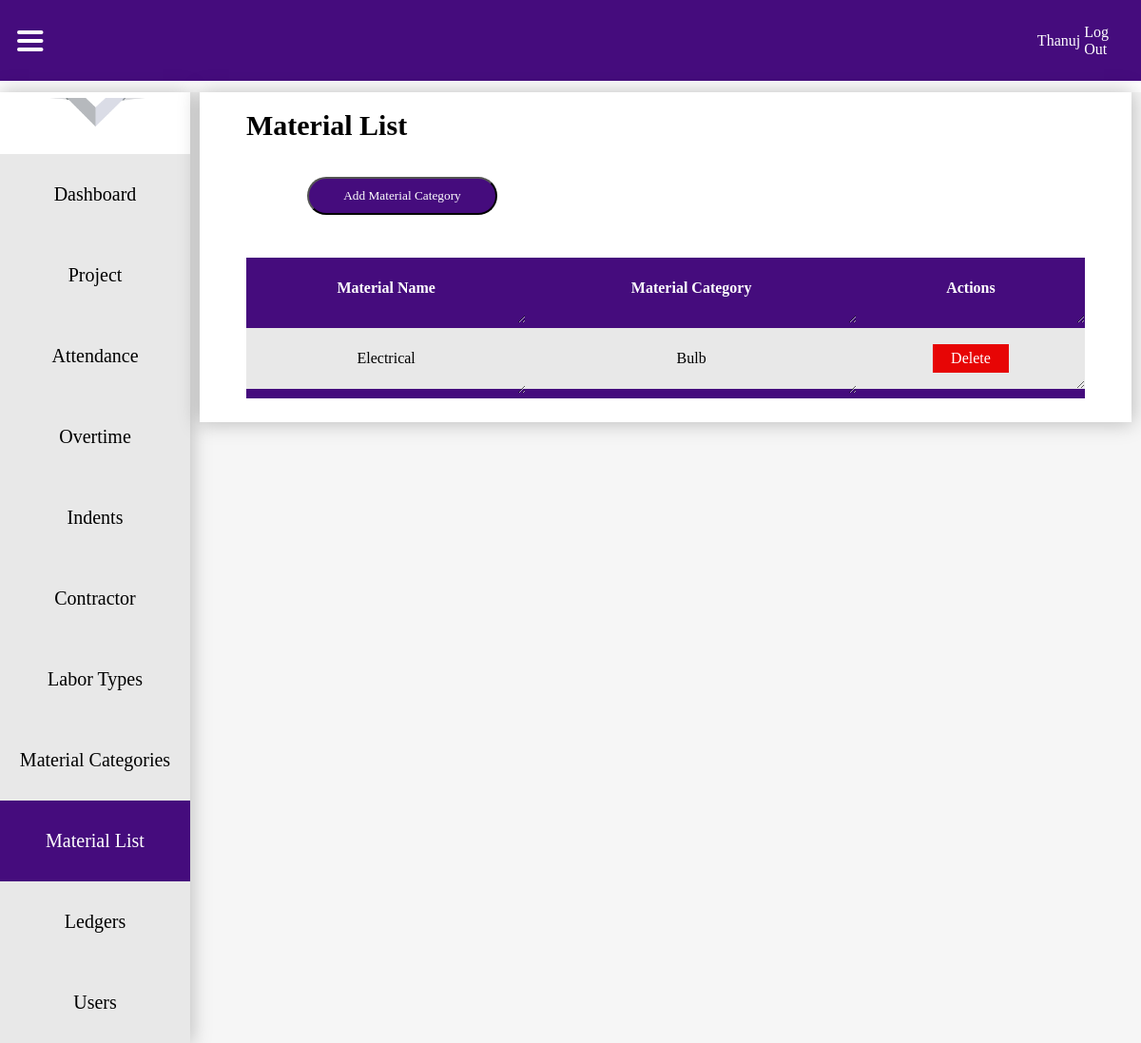
Page /materiallist/ (signed in) on the committed database.
### attandance/models.py (models this page shows, shortened)
class User(AbstractUser):
    is_admin = models.BooleanField(default=False)
    is_office_login = models.BooleanField(default=False)
    is_site_engineer = models.BooleanField(default=False)

class Material(models.Model):
    category = models.ForeignKey(MaterialCategory, on_delete=models.DO_NOTHING)
    Materialname = models.CharField(max_length=500)

class MaterialCategory(models.Model):
    CategoryName = models.CharField(max_length=300)
    def __str__(self):
        return self.CategoryName

### attandance/views.py (the view)
# urls.py: path('materiallist/', MaterialList.as_view(), name='materiallist'),
class MaterialList(LoginRequiredMixin, ListView):
    template_name = "materiallist.html"
    queryset = Material.objects.all()
    context_object_name = "materials"

### templates/materiallist.html (shortened to what this page needs)
{% load static %}
<!DOCTYPE html>
<html lang="en">
<head>
    <link rel="stylesheet" href="{% static 'css/dashboard.css' %}">
</head>
<body>
     <nav>
        <div class="menu" >
            <img src="{% static 'icons/hamburger menu.svg' %}" alt="" onclick="toggleNavigation()">
        </div>
        <ul>
            <li>
                {% if request.user.is_authenticated %}
                <a href="">{{ request.user.username }}</a>
                <a href="{% url 'logout' %}">Log Out</a>
                {% else %}
                <a href="">Profile</a>
                <img src="{% static 'icons/dropdownarrowsvg.svg' %}" alt="">
                {% endif %}
            </li>
        </ul>
    </nav>
    <div class="contentholder">
        <div class="navigation">
            <img class="logo" src="{% static 'icons/Vivin-construction-and-engineering-logo.png' %}" alt="">
            <div class="tabholder">
                {% if request.user.is_admin or request.user.is_office_login %}
                <div class="nav-tab"  onclick="toggleActive(this)">
                    <a href="{% url 'dashboard' %}">Dashboard</a>
                </div>
                {% endif %}
                {% if request.user.is_admin or request.user.is_office_login %}
                <div class="nav-tab"  onclick="toggleActive(this)">
                    <a href="{% url 'projects' %}">Project</a>
                </div>
                {% endif %}
                {% if request.user.is_admin or request.user.is_office_login or request.user.is_site_engineer %}
                <div class="nav-tab" onclick="toggleActive(this)">
                    <a href="{% url 'attendance_recordlist' %}">Attendance</a>
                </div>
                {% endif %}
                {% if request.user.is_admin or request.user.is_office_login or request.user.is_site_engineer %}
                <div class="nav-tab" onclick="toggleActive(this)">
                    <a href="{% url 'overtimelist' %}">Overtime</a>
                </div>
                {% endif %}
                {% if request.user.is_admin or request.user.is_office_login or request.user.is_site_engineer %}
                <div class="nav-tab" onclick="toggleActive(this)">
                    <a href="{% url 'indentlist' %}">Indents</a>
                </div>
                {% endif %}
                {% if request.user.is_admin or request.user.is_office_login %}
                <div class="nav-tab" onclick="toggleActive(this)">
                    <a href="{% url 'contractorslist' %}">Contractor</a>
                </div>
                {% endif %}
                {% if request.user.is_admin or request.user.is_office_login %}
                <div class="nav-tab" onclick="toggleActive(this)">
                    <a href="{% url 'labortypelist' %}">Labor Types</a>
                </div>
                {% endif %}
                {% if request.user.is_admin or request.user.is_office_login %}
                <div class="nav-tab" onclick="toggleActive(this)">
                    <a href="{% url 'materialcategorylist' %}">Material Categories</a>
                </div>
                {% endif %}
                {% if request.user.is_admin or request.user.is_office_login %}
                <div class="nav-tab" onclick="toggleActive(this)">
                    <a href="{% url 'materiallist' %}">Material List</a>
                </div>
                {% endif %}
                {% if request.user.is_admin or request.user.is_office_login %}
                <div class="nav-tab" onclick="toggleActive(this)">
                    <a href="{% url 'allreports' %}">Ledgers</a>
                </div>
                {% endif %}
                {% if request.user.is_admin or request.user.is_office_login %}
                <div class="nav-tab" onclick="toggleActive(this)">
                    <a href="">Users</a>
                </div>
                {% endif %}
            </div>
        </div>
        <div class="displayboard">
            <div class="whiteboard">
                <div class="alignmentmaker">
                    <h3>Material List</h3>
                    <div class="bottonholder">
                        <a href="{% url 'materialcreate' %}"><button>Add Material Category</button></a>
                    </div>
                    <div class="tableholder">
                        <table>
                            <thead>
                                <tr>
                                    <th>Material Name</th>
                                    <th>Material Category</th>
                                    <th>Actions</th>
                                </tr>
                            </thead>
                            <tbody>
                                {% for material in materials %}
                                <tr>
                                    <td>{{ material.category }}</td>
                                    <td>{{ material.Materialname }}</td>
                                    <td class="action">
                                        <a id="delete" href="{% url 'materialdelete' material.pk %}"><div class="buttondelete">Delete</div></a>
                                    </td>
                                </tr>
                                {% endfor %}
                            </tbody>
                        </table>
                    </div>
                </div>
            </div>
        </div>
    </div>
</body>
</html>

### static/css/dashboard.css (style rules this page uses)
* { margin: 0; padding: 0; font-family: Montserrat; }
nav { background: #450C7D; width: 100%; height: 85px; display: flex; justify-content: right; align-items: center; }
nav img { margin-left: 3%; }
nav ul { width: 100%; display: flex; align-items: center; justify-content: flex-end; }
nav ul li { margin: 2%; display: flex; align-items: center; justify-content: flex-end; }
nav ul li a { text-decoration: none; color: white; font-family: Montserrat; }
.contentholder { width: 100%; display: flex; align-items: start; justify-content: center; background: #F6F6F6; margin-top: 1%; }
.navigation { width: 20%; height: 100%; background: #FFF; box-shadow: 0px 0px 20px 1px rgba(0, 0, 0, 0.25); display: grid; align-items: center; justify-items: center; transition: width 0.5s ease-in-out; }
.logo { margin: 3%; width: 80%; }
.displayboard { width: 100%; display: grid; align-items: start; justify-items: center; transition: width 0.5s ease-in-out; }
.menu { width: 100%; display: flex; align-items: center; justify-content: left; height: 100%; }
.menu img { margin: 3% 5% 3% 3%; cursor: pointer; }
.nav-tab { width: 100%; height: 85px; display: flex; align-items: center; justify-content: center; background: #E8E8E8; cursor: pointer; transition: .3s ease-in-out; }
.nav-tab.active { background: #450C7D; color: white; transition: .3s ease-in-out; }
.nav-tab.active a { color: white; }
.nav-tab a { text-decoration: none; color: black; text-align: center; font-size: 20px; color: black; width: 100%; height: 100%; display: flex; align-items: center; justify-content: center; }
.tabholder { width: 100%; }
.whiteboard { width: 98%; background: white; box-shadow: 0px 0px 20px 1px rgba(0, 0, 0, 0.25); display: flex; align-items: start; justify-content: center; }
.alignmentmaker { width: 90%; display: grid; align-items: start; justify-items: center; }
.alignmentmaker h3 { font-size: 30px; margin: 2% 0% 2% 0%; width: 100%; }
button { width: 200px; height: 40px; background-color: #450C7D; color: #FFF; border-radius: 20px; margin: 2%; cursor: pointer; }
table { border-collapse: collapse; margin: 25px 0; font-size: 16px; width: 100%; resize: horizontal; }
table thead tr { background: #450C7D; color: #FFF; font-weight: bold; padding: 3%; text-align: center; height: 40px; }
tr { background: #E8E8E8; }
tr:last-child { border-bottom: 10px solid#450C7D; }
th, td { padding: 12px; height: 40px; text-align: center; overflow-x: auto; resize: horizontal; }
.action { padding: 12px; height: 40px; text-align: center; overflow-x: auto; display: flex; align-items: center; justify-content: center; }
#delete { text-decoration: none; color: white; }
.buttondelete { background: #e70505; width: 80px; height: 30px; display: flex; align-items: center; justify-content: center; }
.bottonholder { width: 90%; display: flex; align-items: center; justify-content: left; flex-wrap: wrap; }
a { margin: 2%; }
.tableholder { width: 100%; overflow-x: scroll; white-space: nowrap; }

### rows in the picture
User: user.username "Thanuj"
Material: category "Electrical", Materialname "Bulb"
